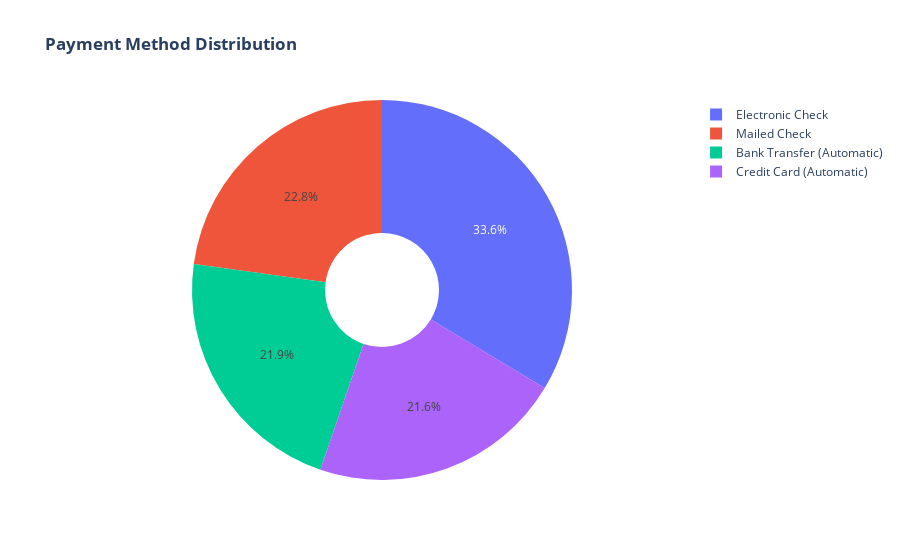

Here is the notebook cell this chart was saved with:
### Markdown cell above
Distribution of payment methods among customers shows that Electronic Check is the most common payment method.

### Code cell
payment_methods = {
    "Electronic Check": df_encoded["PaymentMethod_Electronic_check"].sum(),
    "Mailed Check": df_encoded["PaymentMethod_Mailed_check"].sum(),
    "Bank Transfer (Automatic)": df_encoded["PaymentMethod_Bank_transfer_(automatic)"].sum(),
    "Credit Card (Automatic)": df_encoded["PaymentMethod_Credit_card_(automatic)"].sum()
}

labels = list(payment_methods.keys())
values = list(payment_methods.values())

fig = go.Figure(data=[go.Pie(labels=labels, values=values, hole=.3)])
fig.update_layout(title_text="<b>Payment Method Distribution</b>")
fig.show()

### Figure 1 — Plotly figure (JSON) as saved in the notebook; plotly's stock layout.template omitted (floating-point values rounded to 4 significant figures)
{"data": [{"hole": 0.3, "labels": ["Electronic Check", "Mailed Check", "Bank Transfer (Automatic)", "Credit Card (Automatic)"], "type": "pie", "values": [2365, 1604, 1542, 1521]}], "layout": {"title": {"text": "<b>Payment Method Distribution</b>"}}}
